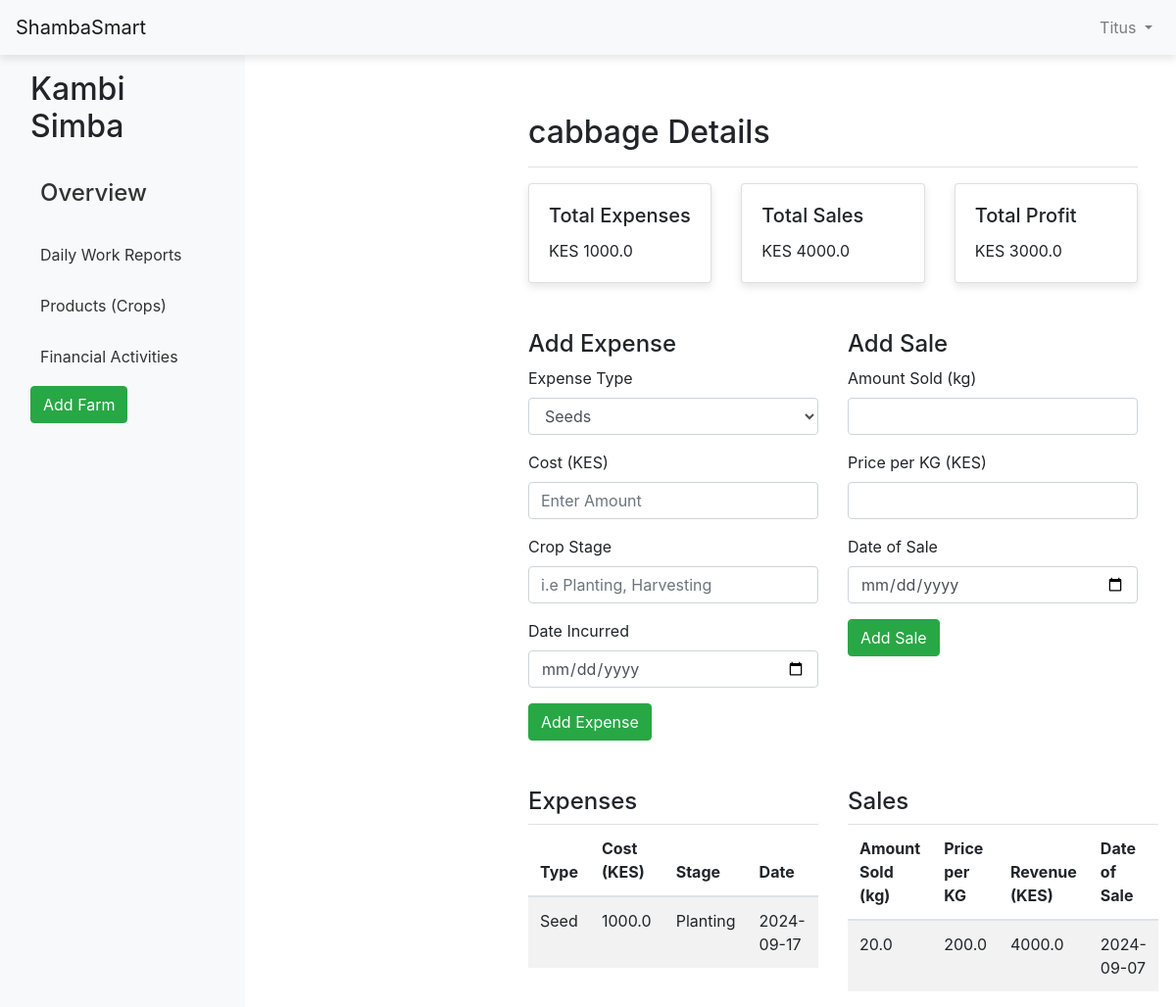
/crop/1 (signed in), run on the app's committed database.
### website/models.py (models this page shows, shortened)
class Farmer(db.Model, UserMixin):
    id = db.Column(db.Integer, primary_key=True)
    first_name = db.Column(db.String(50))
    last_name = db.Column(db.String(50))
    email = db.Column(db.String(150), unique=True)
    username = db.Column(db.String(80), unique=True, nullable=False)
    password = db.Column(db.String(200), nullable=False)
    farms = db.relationship('Farm', backref='farmer', lazy=True)
    crops = db.relationship('Crop', back_populates='farmer', lazy=True)

class Farm(db.Model):
    id = db.Column(db.Integer, primary_key=True)
    name = db.Column(db.String(150), nullable=False)
    country = db.Column(db.String(100), nullable=False)
    address = db.Column(db.String(200), nullable=False)
    size = db.Column(db.Float, nullable=False)
    size_unit = db.Column(db.String(50), nullable=False, default='acres')
    farmer_id = db.Column(db.Integer, db.ForeignKey('farmer.id'), nullable=False)
    crops = db.relationship('Crop', backref='farm', lazy=True)

class Crop(db.Model):
    crop_id = db.Column(db.Integer, primary_key=True)
    farm_id = db.Column(db.Integer, db.ForeignKey('farm.id'), nullable=False) # linking it to farm
    crop_name = db.Column(db.String(80), nullable=False)
    variety = db.Column(db.String(100), nullable=False)
    quantity = db.Column(db.Integer, nullable=False)
    quantity_unit = db.Column(db.String(50), nullable=False, default='grams')
    date_planted = db.Column(db.Date, default=func.now())
    quantity_harvested = db.Column(db.Float, nullable=True)  # Quantity of harvest
    stages = db.relationship('PlantStage', backref='crop', lazy=True)
    image = db.Column(db.String(200), nullable=True)  # For storing the image path
    farmer_id = db.Column(db.Integer, db.ForeignKey('farmer.id'), nullable=False)
    farmer = db.relationship('Farmer', back_populates='crops')
    expenses = db.relationship('Expense', back_populates='crop', lazy=True)
    sales = db.relationship('Sale', back_populates='crop', lazy=True)

class Expense(db.Model):
    id = db.Column(db.Integer, primary_key=True)
    crop_id = db.Column(db.Integer, db.ForeignKey('crop.crop_id'), nullable=False)
    date = db.Column(db.Date, nullable=False)  # Date of the expense
    description = db.Column(db.String(255), nullable=False)  # What the expense was for
    amount = db.Column(db.Float, nullable=False)  # Cost of the expense
    category = db.Column(db.String(50), nullable=False)  # Labor, fertilizer, etc.
    crop = db.relationship('Crop', back_populates='expenses')

class Sale(db.Model):
    id = db.Column(db.Integer, primary_key=True)
    crop_id = db.Column(db.Integer, db.ForeignKey('crop.crop_id'), nullable=False)
    date = db.Column(db.Date, nullable=False)  # Date of the sale
    quantity_sold = db.Column(db.Float, nullable=False)  # Quantity sold
    price_per_kg = db.Column(db.Float, nullable=False)  # Price per kg
    total_sale = db.Column(db.Float, nullable=False)  # Total sale = quantity_sold * price_per_kg
    crop = db.relationship('Crop', back_populates='sales')

### website/views.py (the view, shortened to what this page needs)
@views.route('/crop/<int:crop_id>', methods=['GET', 'POST'])
@login_required
def crop_detail(crop_id):
    crop = Crop.query.get_or_404(crop_id)
    farm = crop.farm
    expenses = Expense.query.filter_by(crop_id=crop_id).all()
    sales = Sale.query.filter_by(crop_id=crop_id).all()
    total_expenses = db.session.query(db.func.sum(Expense.amount)).filter_by(crop_id=crop_id).scalar() or 0
    total_sales = db.session.query(db.func.sum(Sale.total_sale)).filter_by(crop_id=crop_id).scalar() or 0
    total_profit = total_sales - total_expenses
    return render_template('crop_detail.html', crop=crop, farm=farm, expenses=expenses, sales=sales, total_expenses=total_expenses, total_sales=total_sales, total_profit=total_profit)

### website/templates/crop_detail.html (shortened to what this page needs)
{% extends "base.html" %}
{% block content %}
<div class="container mt-4">
    <div class="pt-3 pb-2 mb-3 border-bottom">
        <h2>{{ crop.crop_name }} Details</h2>
    </div>
    <div class="row">
        <div class="col-md-4">
            <div class="card mb-4">
                <div class="card-body">
                    <h5 class="card-title">Total Expenses</h5>
                    <p class="card-text">KES {{ total_expenses }}</p>
                </div>
            </div>
        </div>
        <div class="col-md-4">
            <div class="card mb-4">
                <div class="card-body">
                    <h5 class="card-title">Total Sales</h5>
                    <p class="card-text">KES {{ total_sales }}</p>
                </div>
            </div>
        </div>
        <div class="col-md-4">
            <div class="card mb-4">
                <div class="card-body">
                    <h5 class="card-title">Total Profit</h5>
                    <p class="card-text">KES {{ total_profit }}</p>
                </div>
            </div>
        </div>
    </div>
    <div class="row mt-4">
        <div class="col-md-6">
            <h4>Add Expense</h4>
            <form method="POST" action="{{ url_for('views.crop_detail', crop_id=crop.crop_id) }}">
                <div class="mb-3">
                    <label for="expense_type" class="form-label">Expense Type</label>
                    <select class="form-control" name="expense_type" id="expense_type" required>
                        <option value="Seed">Seeds</option>
                    </select>
                </div>
                <div class="mb-3">
                    <label for="cost" class="form-label">Cost (KES)</label>
                    <input type="number" class="form-control" id="cost" name="cost" required placeholder="Enter Amount">
                </div>
                <div class="mb-3">
                    <label for="stage" class="form-label">Crop Stage</label>
                    <input type="text" class="form-control" id="stage" name="stage" placeholder="i.e Planting, Harvesting">
                </div>
                <div class="mb-3">
                    <label for="date_incurred" class="form-label">Date Incurred</label>
                    <input type="date" class="form-control" id="date_incurred" name="date_incurred" required>
                </div>
                <button type="submit" class="btn btn-success">Add Expense</button>
            </form>
        </div>
        <div class="col-md-6">
            <h4>Add Sale</h4>
            <form method="POST" action="{{ url_for('views.crop_detail', crop_id=crop.crop_id) }}">
                <div class="mb-3">
                    <label for="amount_sold" class="form-label">Amount Sold (kg)</label>
                    <input type="number" step="0.01" class="form-control" id="amount_sold" name="amount_sold" required>
                </div>
                <div class="mb-3">
                    <label for="revenue" class="form-label">Price per KG (KES)</label>
                    <input type="number" step="0.01" class="form-control" id="price" name="price" required>
                </div>
                <div class="mb-3">
                    <label for="date_of_sale" class="form-label">Date of Sale</label>
                    <input type="date" class="form-control" id="date_of_sale" name="date_of_sale" required>
                </div>
                <button type="submit" class="btn btn-success">Add Sale</button>
            </form>
        </div>
    </div>
    <div class="row mt-5">
        <div class="col-md-6">
            <h4>Expenses</h4>
            <table class="table table-striped">
                <thead>
                    <tr>
                        <th>Type</th>
                        <th>Cost (KES)</th>
                        <th>Stage</th>
                        <th>Date</th>
                    </tr>
                </thead>
                <tbody>
                    {% for expense in expenses %}
                    <tr>
                        <td>{{ expense.category }}</td>
                        <td>{{ expense.amount }}</td>
                        <td>{{ expense.description }}</td>
                        <td>{{ expense.date }}</td>
                    </tr>
                    {% endfor %}
                </tbody>
            </table>
        </div>
        <div class="col-md-6">
            <h4>Sales</h4>
            <table class="table table-striped">
                <thead>
                    <tr>
                        <th>Amount Sold (kg)</th>
                        <th>Price per KG</th>
                        <th>Revenue (KES)</th>
                        <th>Date of Sale</th>
                    </tr>
                </thead>
                <tbody>
                    {% for sale in sales %}
                    <tr>
                        <td>{{ sale.quantity_sold }}</td>
                        <td>{{ sale.price_per_kg }}</td>
                        <td>{{ sale.total_sale }}</td>
                        <td>{{ sale.date }}</td>
                    </tr>
                    {% endfor %}
                </tbody>
            </table>
        </div>
    </div>
</div>
{% endblock %}

### website/templates/base.html (shortened to what this page needs)
<!DOCTYPE html>
<html lang="en">
<head>
    <link rel="stylesheet" href="https://stackpath.bootstrapcdn.com/bootstrap/4.5.2/css/bootstrap.min.css">
    <link rel="stylesheet" href="{{ url_for('static', filename='styles.css') }}">
</head>
<body>
    <nav class="navbar navbar-expand-lg navbar-light bg-light">
        <a class="navbar-brand" href="{{ url_for('views.home') }}">ShambaSmart</a>
        <ul class="navbar-nav ml-auto">
            <li class="nav-item dropdown">
                <a class="nav-link dropdown-toggle" href="#" id="userDropdown" role="button" data-toggle="dropdown">
                    {{ current_user.first_name }}
                </a>
            </li>
        </ul>
    </nav>
    <div class="container-fluid">
        <div class="row">
            <div class="col-auto sidebar" id="sidebar">
                <div class="d-flex flex-column p-3">
                    <h2 class="mb-4">{{ farm.name if farm else 'Welcome' }}</h2>
                    <ul class="nav flex-column">
                        <li class="nav-item mb-2">
                            <a href="{{ url_for('views.home') }}" class="nav-link"><h4>Overview</h4></a>
                        </li>
                        <li class="nav-item mb-2">
                            <a href="{{ url_for('views.daily_reports') }}" class="nav-link">Daily Work Reports</a>
                        </li>
                        <li class="nav-item mb-2">
                            <a href="{{ url_for('views.products') }}" class="nav-link">Products (Crops)</a>
                        </li>
                        <li class="nav-item mb-2">
                            <a href="{{ url_for('views.financial_activities') }}" class="nav-link">Financial Activities</a>
                        </li>
                        <li class="nav-item mb-2">
                            <a href="{{ url_for('views.add_farm') }}" class="btn btn-success">Add Farm</a>
                        </li>
                    </ul>
                </div>
            </div>
            <main role="main" class="col px-md-4">
                <div class="content">
                    {% block content %}
                    {% endblock %}
                </div>
            </main>
        </div>
    </div>
</body>
</html>

### website/static/styles.css (style rules this page uses)
.sidebar { width: 250px; background-color: #f8f9fa; min-height: 100vh; }
.sidebar .nav-link { color: #333; padding: 10px; }
main { margin-left: 250px; padding-top: 20px; }
.card { box-shadow: 0 4px 8px rgba(0, 0, 0, 0.1); }
.navbar { z-index: 999; position: sticky; top: 0; width: 100%; box-shadow: 0 4px 8px rgba(0, 0, 0, 0.1); }

### data on the page
Farmer: first_name "Titus"
Farm: name "Kambi Simba"
Crop: crop_name "cabbage"
Expense: category "Seed", amount "1000.0", description "Planting", date "2024-09-17"
Sale: quantity_sold "20.0", price_per_kg "200.0", total_sale "4000.0", date "2024-09-07"

### other printed values
{{ total_expenses }} "1000.0"
{{ total_sales }} "4000.0"
{{ total_profit }} "3000.0"
